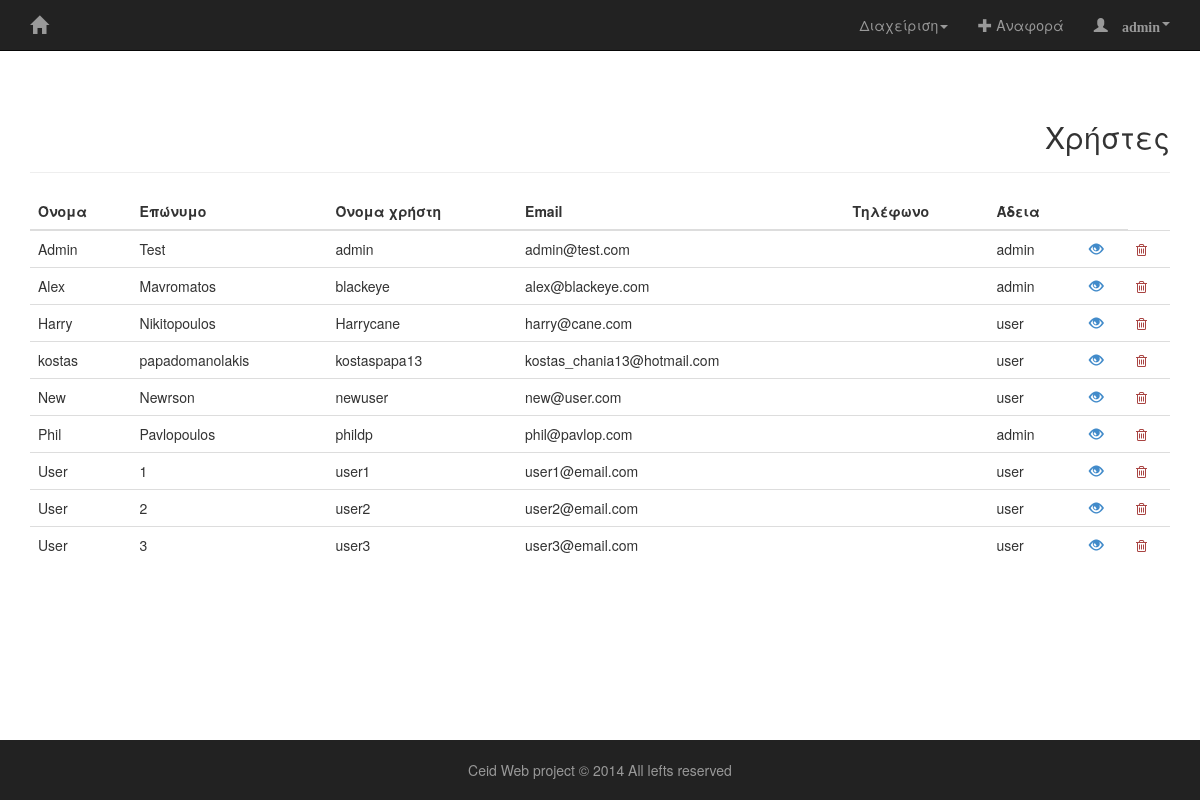
Page /users_list.php (signed in) on the committed database.
### tables this page shows
CREATE TABLE IF NOT EXISTS `users` (
  `name` varchar(50) DEFAULT NULL,
  `surname` varchar(50) DEFAULT NULL,
  `email` varchar(50) NOT NULL,
  `uname` varchar(50) NOT NULL,
  `pass` varchar(128) NOT NULL,
  `phone` varchar(10) NOT NULL DEFAULT '-',
  `salt` char(128) NOT NULL,
  `type` set('admin','user') NOT NULL DEFAULT 'user',
  PRIMARY KEY (`uname`),
  UNIQUE KEY `email` (`email`,`phone`),
  KEY `email_2` (`email`)
);

### users_list.php (the view, shortened to what this page needs)
<?php
$title = 'Χρήστες';
include 'header.php';
require_once 'db/connect.php';
?>
<div class="container">
	<div class="page-header text-right">
      <h2><? echo $title;?></h2>
    </div>
	<?php
	$query = "SELECT *
			FROM users";
	$result = mysqli_query($mysql_con, $query);
	?>
	<table class="table">
		<thead>
			<tr>
				<th>Όνομα</th>
				<th>Επώνυμο</th>
				<th>Όνομα χρήστη</th>
				<th>Email</th>
				<th>Τηλέφωνο</th>
				<th>Άδεια</th>
				<th></th>
			</tr>
		</thead>
		<?php
		while($row = mysqli_fetch_array($result)) {
		echo "<tr>";
			echo "<td>" . $row['name'] . "</td>";
			echo "<td>" . $row['surname'] . "</td>";
			echo "<td>" . $row['uname'] . "</td>";
			echo "<td>" . $row['email'] . "</td>";
			echo "<td>" . $row['phone'] . "</td>";
			echo "<td>" . $row['type'] . "</td>";
			echo "<td><a href='view.php?u=" . $row['uname'] . "'><span class='glyphicon glyphicon-eye-open' /></a>" . "</td>";
			echo "<td><a class='text-danger' onClick='return confirm(\"Σε περιπτωση που πατήσετε OK ο" . " ´" . $row['uname'] . "´ θα διαγραφεί για ΠΑΝΤΑ\");' href='db/delete/delete_user.php?u=" . $row['uname'] . "'><i class='fa fa-trash-o'></i></a>" . "</td>";
		echo "</tr>";
		}?>
	</table>
</div>

### header.php (shortened to what this page needs)
<?php
	if(!isset($_SESSION['session_username']) || (trim($_SESSION['session_username']) == '')) {
		$loggedin = FALSE;
	}else {
		$loggedin = TRUE;
	}
?>
<!DOCTYPE html>
<html>
  	<head>
    	<link rel="stylesheet" href="//netdna.bootstrapcdn.com/font-awesome/4.1.0/css/font-awesome.min.css"/>
    	<link rel="stylesheet" href="//cdnjs.cloudflare.com/ajax/libs/x-editable/1.5.0/bootstrap3-editable/css/bootstrap-editable.css"/>
	<link rel="stylesheet" href="css/bootstrapValidator.min.css"/>
    	<link rel="stylesheet" href="css/bootstrap.css"/>
	</head>
  	<body>
  		<div id="wrapper" style="min-height:100%; position:relative">
  		<nav class="navbar navbar-inverse navbar-fixed-top" id="navbar" role="navigation">
		  	<div class="container-fluid">
			  	<div class="container">
				    <div class="navbar-header">
				      	<a class="navbar-brand" href="/"><span class="glyphicon glyphicon-home"></span></a>
				    </div>
				    <div class="collapse navbar-collapse" id="navigationbar">
						<ul class="nav navbar-nav navbar-right">
						<?php if (!($loggedin)) {?>
							<li id="login" class="dropdown">
								<a class="dropdown-toggle" data-toggle="dropdown" href="#">Είσοδος<b class="caret"></b></a>
								<ul class="dropdown-menu inverse-dropdown" style="padding:10px; width:210px; color:#999">
									<li><?php include 'loginform.html';?></li>
								</ul>
							</li>
							<li>&nbsp;</li>
							<li><a href='registerform.php'>Εγγραφή</a></li>
						<?php } else {
							if (@$_SESSION['session_type'] == 'admin') {?>
							<li class="dropdown">
								<a class="dropdown-toggle" data-toggle="dropdown" href="#">Διαχείριση</span><b class="caret"></b></a>
							</li>
							<?php }?>
							<li><a href="add_report.php"><span class="glyphicon glyphicon-plus"></span> Αναφορά</a></li>
							<li class="dropdown">
								<a class="dropdown-toggle" data-toggle="dropdown" href="#"><span class="glyphicon glyphicon-user" /> <b><?php echo $_SESSION['session_username'];?></b><b class="caret"></b></a>
							</li>
						<?php }?>
						</ul>
				    </div>
				</div>
			</nav>
		<div class="content">

### rows in the picture
users: name "Admin", surname "Test", uname "admin", email "admin@test.com", type "admin"
users: name "Alex", surname "Mavromatos", uname "blackeye", email "alex@blackeye.com", type "admin"
users: name "Harry", surname "Nikitopoulos", uname "Harrycane", email "harry@cane.com", type "user"
users: name "kostas", surname "papadomanolakis", uname "kostaspapa13", email "kostas_chania13@hotmail.com", type "user"
users: name "New", surname "Newrson", uname "newuser", email "new@user.com", type "user"
users: name "Phil", surname "Pavlopoulos", uname "phildp", email "phil@pavlop.com", type "admin"
users: name "User", surname "1", uname "user1", email "user1@email.com", type "user"
users: name "User", surname "2", uname "user2", email "user2@email.com", type "user"
users: name "User", surname "3", uname "user3", email "user3@email.com", type "user"

### other values in the picture
$_SESSION['session_username'] "admin"
$title "Χρήστες"
